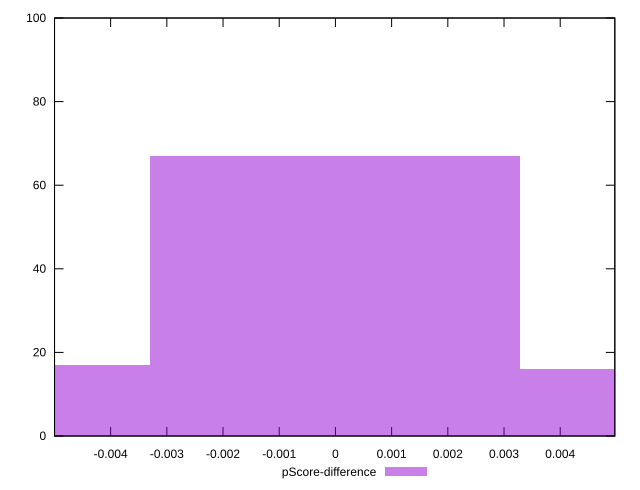

The script that saved this image:
reset

$pScoreDifference <<EOF
-0.006585752480581927 17
0 67
0.006585752480581927 16
EOF

set key outside below
set boxwidth 0.006585752480581927
set xrange [-0.004998349768789878:0.004971675894975824]
set yrange [0:100]
set trange [0:100]
set style fill transparent solid 0.5 noborder
set terminal svg size 640, 490 enhanced background rgb 'white'
set output "reports/report_00032_2021-02-25T10-28-15.087Z/total-blocking-time/samples/astro/pScore-difference/histogram.svg"

plot $pScoreDifference title "pScore-difference" with boxes

reset
